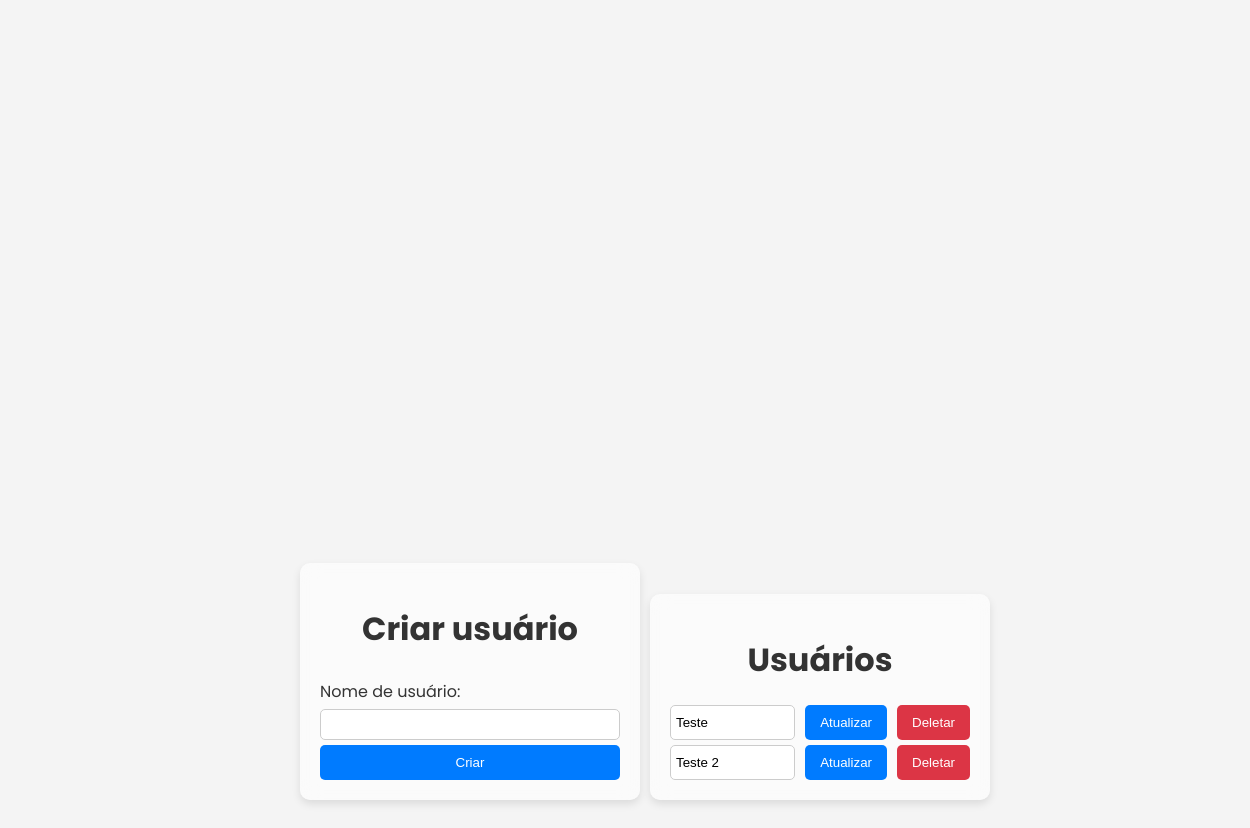
Before: / with the older database file.
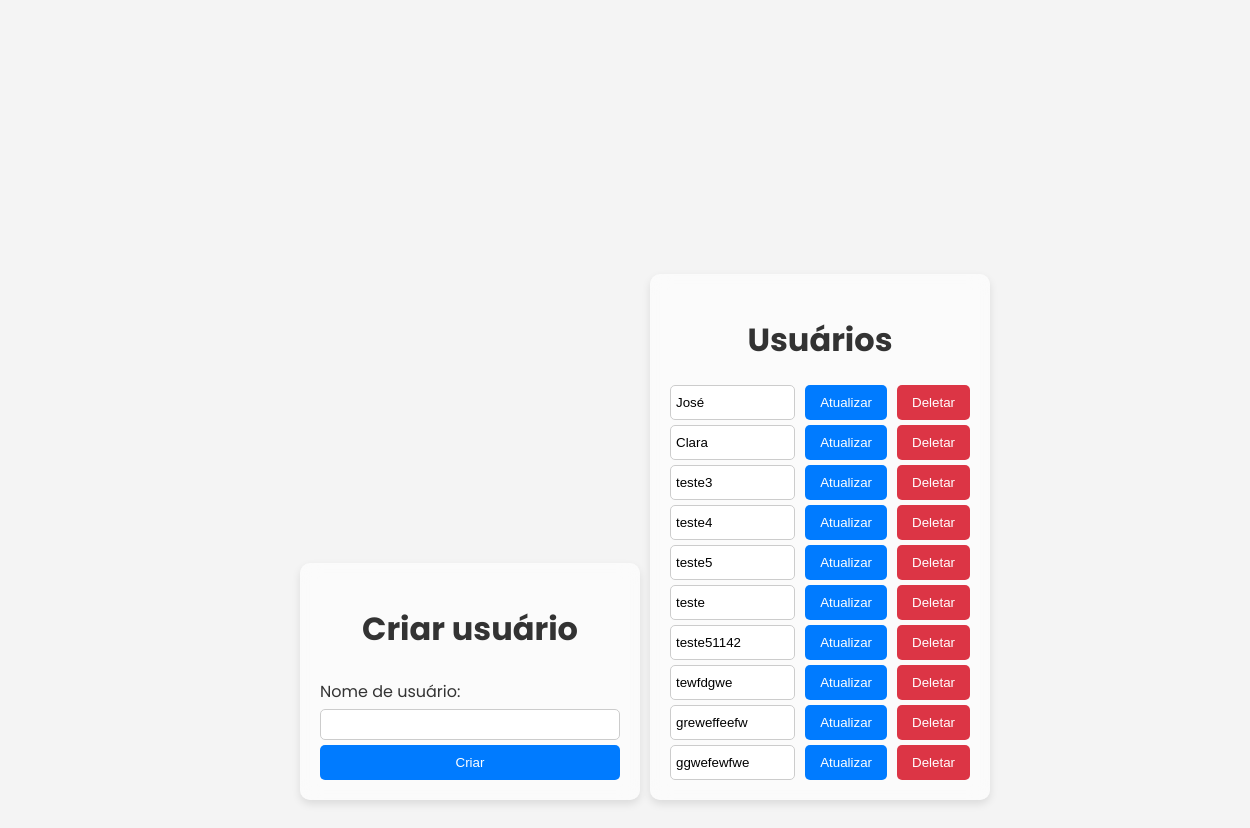
After: the same page with the newer database file.
### app/models.py (models this page shows)
class User(db.Model):
    id = db.Column(db.Integer, primary_key=True)
    username = db.Column(db.String(80), unique=True, nullable=False)

### app/Hello/routes.py (the view)
@hello_bp.route('/')
def index():
    usuarios = User.query.all()
    return render_template('index.html', usuarios=usuarios)

### app/templates/index.html (shortened to what this page needs)
<!DOCTYPE html>
<html lang="en">
<head>
</head>
<body class="flex align-items-center">
    <div class="card vertical-flex">
        <h1>Criar usuário</h1>
        <form action="/novoUsuario" method="POST" class="w-100">
            <div class="vertical-flex">
                <label for="nome">Nome de usuário:</label>
                <input type="text" id="nome" name="nome_usuario" required>
                <button type="submit" class="w-100">Criar</button>
            </div>
        </form>
    </div>
    <div class="card">
        <h1>Usuários</h1>
        <div class="vertical-flex">
            {% for usuario in usuarios %}
            <div class="flex justify-content-between">
                <form action="/editarUsuario/{{ usuario.id }}" method="POST" class="flex w-100">
                    <input type="text" name="nome_usuario" value="{{ usuario.username }}" required style="width: 70%;">
                    <button type="submit">Atualizar</button>
                </form>
                <form action="/deletarUsuario/{{ usuario.id }}" method="POST" style="display:inline;">
                    <button type="submit" class="danger">Deletar</button>
                </form>
            </div>
            {% endfor %}
        </div>
    </div>
</body>
</html>

### app/templates/index.html (style rules this page uses)
body { font-family: 'Poppins', sans-serif; margin: 0; background-color: #f4f4f4; color: #333; width: 100vw; height: 100vh; background-image: url('https://wallpapers.com/images/hd/funny-dog-wallpaper-g1dtm1tg86hxmaia.jpg'); background-size: cover; padding: 20px; }
.flex { display: flex; gap: 10px; justify-content: center; }
.align-items-center { align-items: end; height: 100vh; }
.justify-content-between { justify-content: space-between; width: 100%; }
.w-100 { width: 100%; }
.vertical-flex { flex-direction: column; display: flex; gap: 5px; align-items: stretch; }
button { cursor: pointer; padding: 10px 15px; border: none; background-color: #007BFF; color: white; border-radius: 5px; transition: background-color 0.3s; }
button.danger { background-color: #DC3545; }
input { padding: 7px 5px; border: 1px solid #ccc; border-radius: 5px; transition: border-color 0.3s; }
.card { background: rgba(255, 255, 255, 0.6); backdrop-filter: blur(10px); padding: 20px; border-radius: 10px; box-shadow: 0 4px 8px rgba(0, 0, 0, 0.1); margin-bottom: 20px; width: min(100vw, 300px); }
h1 { text-align: center; }

Changed rows visible on the page:
removed User: nome_usuario "Teste"
changed User: nome_usuario "Teste 2" → "José"
added User: nome_usuario "Clara"
added User: nome_usuario "teste3"
added User: nome_usuario "teste4"
added User: nome_usuario "teste5"
added User: nome_usuario "teste"
added User: nome_usuario "teste51142"
added User: nome_usuario "tewfdgwe"
added User: nome_usuario "greweffeefw"
added User: nome_usuario "ggwefewfwe"
